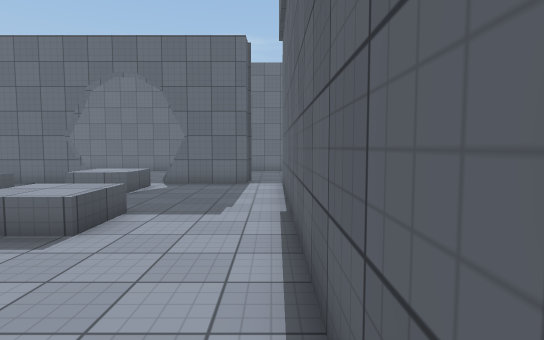
view 1 (above)

20 first-person views from a walk through a Unity game level. The camera is 1.5 m above the floor, tilts 4° down and sees 80° across. The floor is counted in squares, 1 m on a side. Each view is taken from the middle of a square. On the plan, view 1 faces up. The plan holds only what a view shows up to about 15 squares ahead; the rest is blank. The place goes on beyond the plan. The player is left out. Door leaves are left out, so doorways stand open. Surface patterns are stand-ins for the level's own textures.

view 2
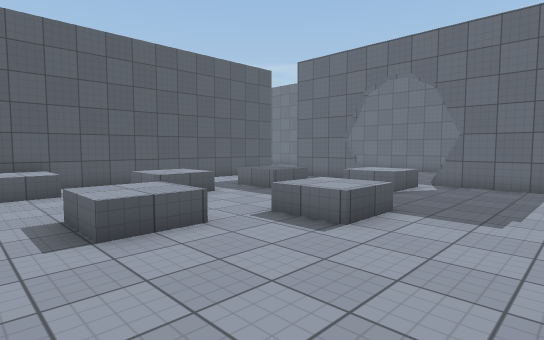

view 3
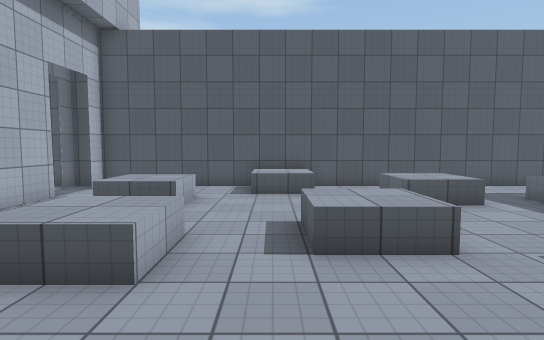

view 4
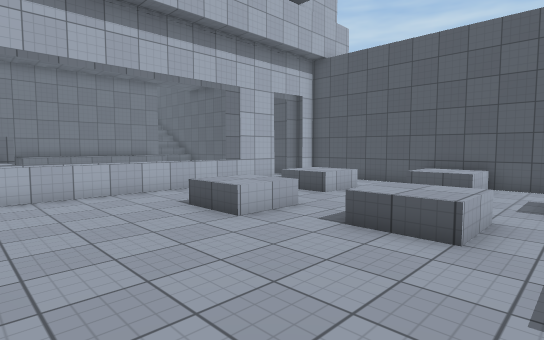

view 5
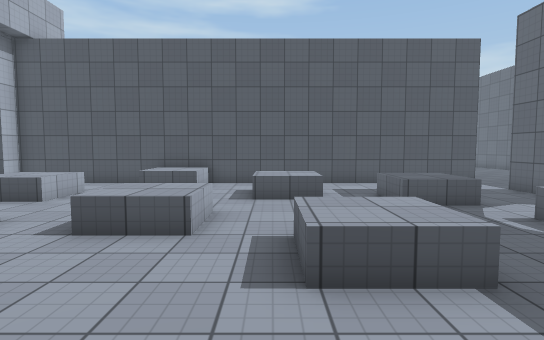

view 6
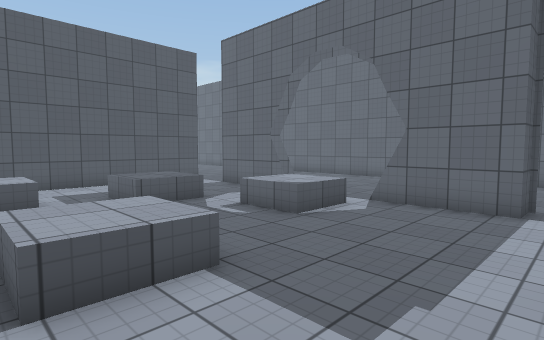

view 7
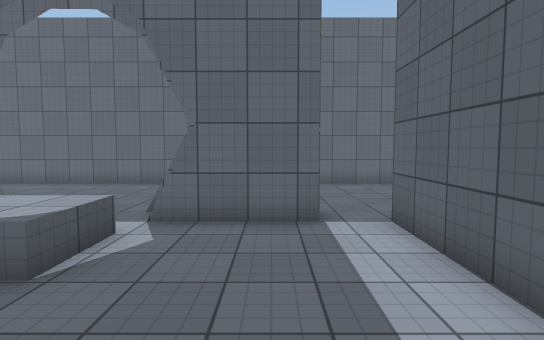

view 8
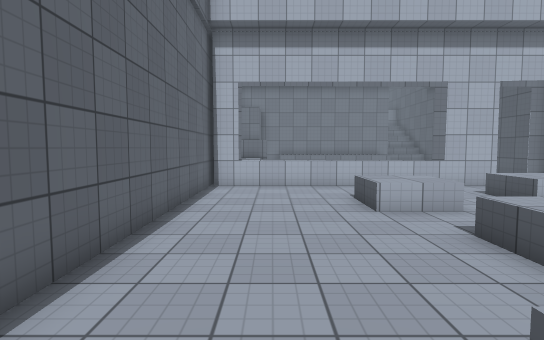

view 9
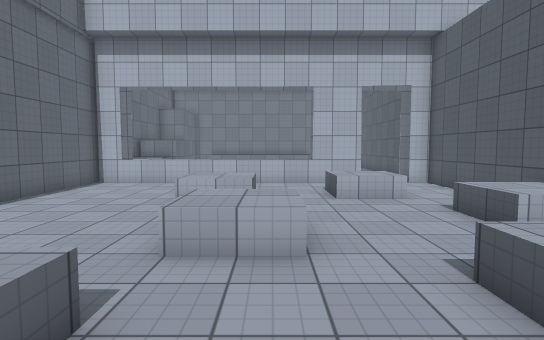

view 10
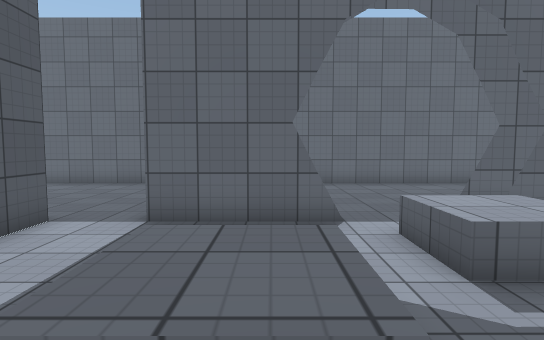

view 11
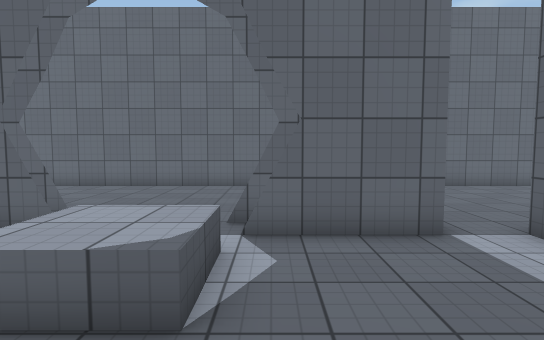

view 12
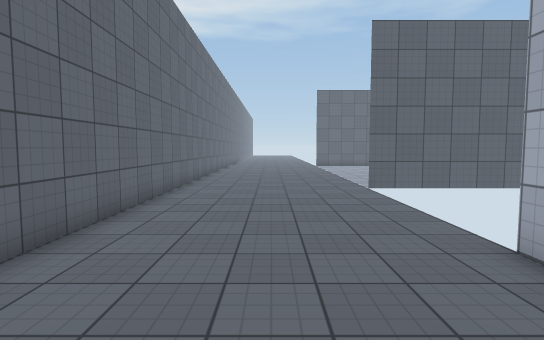

view 13
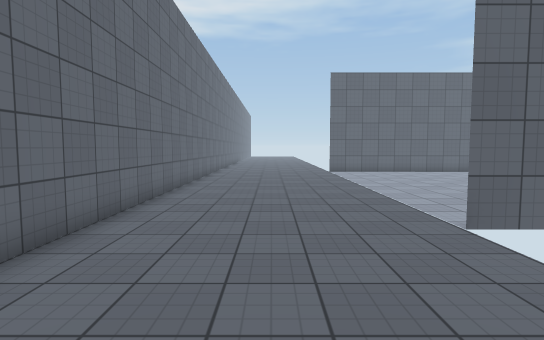

view 14
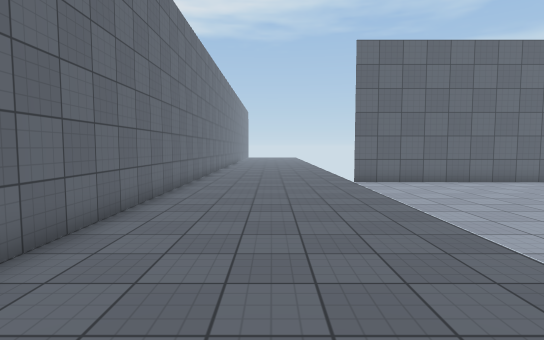

view 15
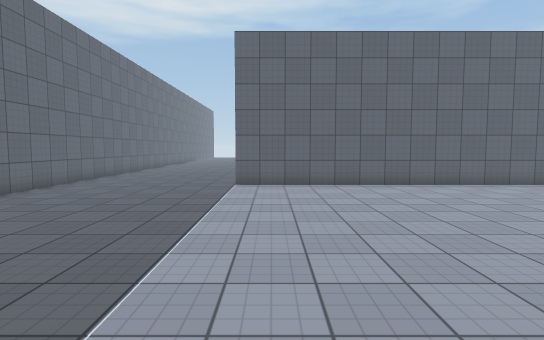

view 16
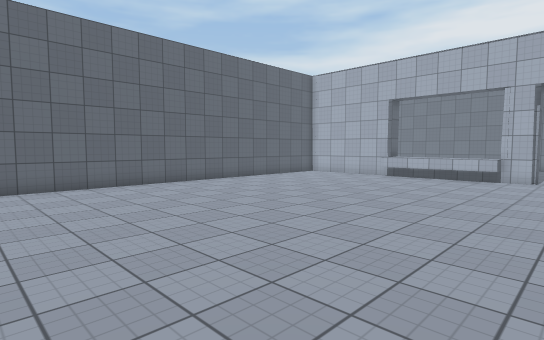

view 17
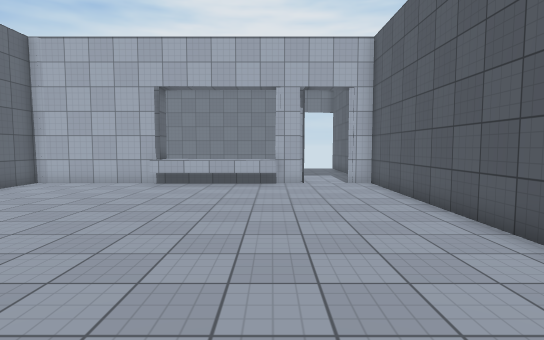

view 18
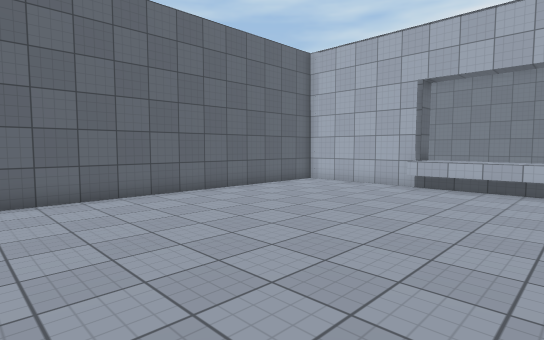

view 19
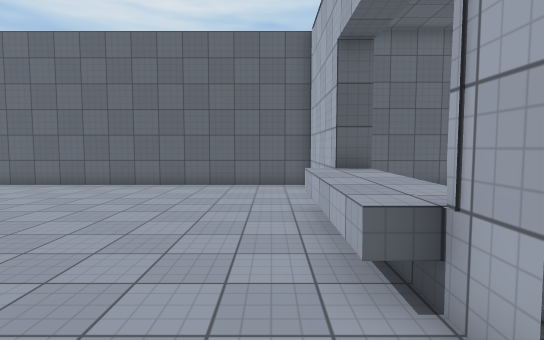

view 20
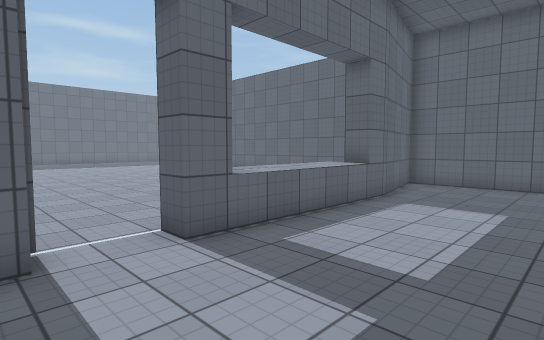

### Floor plan
Key: @ floor where view 1 was taken; # wall or solid block; . floor; D open door; = window, fence, low wall or low ledge; ^ raised ledge.
Columns run from 18 left of view 1 to 26 right of it. Each row starts with its distance up from view 1.
 21 #############################################
 20 .............................................
 19  ............................................
 18  ..... ......... ............................
 17   ....  .....................................
 16    ...   .....   ............................
 15    ....    ...   ............................
 14     ...####...####...........................
 13     #..    ...   ..###      #.............#
 12     #......^^^.....#        #.............#
 11     #......^^^.....#        #  ...........#
 10     #...^^.........#        #. ...........#
  9     #...^^^........#        #  ...........#
  8     #....... ......#        # ............#
  7     #....... ^^....#         .............#
  6     #  ^^^...^^....#         .............#
  5     #. ^^^.........#         .............#
  4     #..............#         .............#
  3     #......^^......#         .............#
  2     #^^....^^......#        #.............#
  1     #^^^...........#        #.............#
  0     #=^...........@#        #.............#
 -1     #.......^^.....#        #.............#
 -2     #..^^^..^^.....#        #.............#
 -3     #..^^^.........#        #.............#
 -4     #..  ..........#        #.............#
 -5     #..............#        #.............#
 -6     ##DD##========##        #...^^^^^^....#
 -7     ##  ####^^^^^^^         #..#^^^^^######
 -8     #                       ..............#
 -9                  ^          ..............#
-10                 ##           .............#
-11                               ............#
-12                             .  ....       #

Positions as (right, up) in squares from view 1, and headings:
1: (0, 0), facing up
2: (0, 0), facing up-left
3: (-1, 1), facing left
4: (0, 5), facing down-left
5: (0, 5), facing left
6: (0, 5), facing up-left
7: (-2, 7), facing up
8: (-2, 7), facing down
9: (-7, 8), facing down
10: (-9, 7), facing up
11: (-4, 8), facing up
12: (-2, 17), facing right
13: (4, 17), facing right
14: (10, 17), facing right
15: (11, 12), facing right
16: (11, 10), facing down-right
17: (14, 7), facing down
18: (14, 6), facing down-right
19: (11, -5), facing right
20: (10, -12), facing up-right
